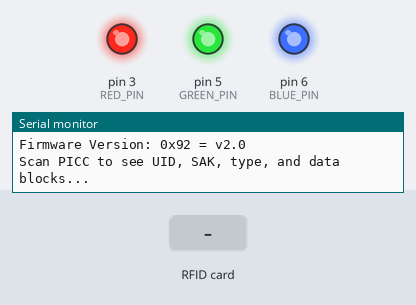
This sketch was run on a simulated Arduino Uno, built with avr-gcc and run on an emulated ATmega328P. Shown: output pins drawn as LEDs (lit = HIGH), the last lines printed to the serial monitor. The inputs (shaded band) are chosen by the test bench. Pins used as bus, display or sensor lines are not drawn.

Above: at 1.2 s.
1.3 s: RFID card 5E 7A 19 C4 held to the reader
At 1.81 s:
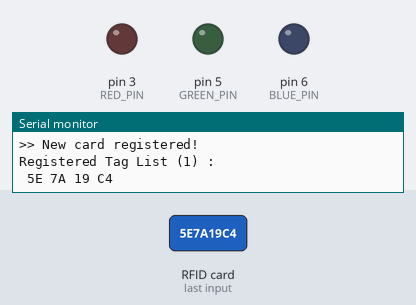
At 2.42 s:
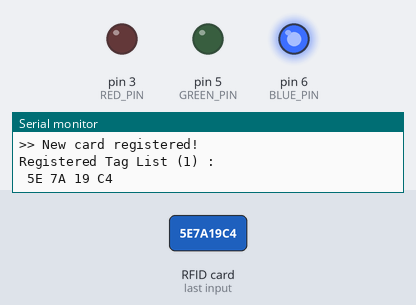
4.3 s: RFID card 5E 7A 19 C4 held to the reader
At 5.43 s:
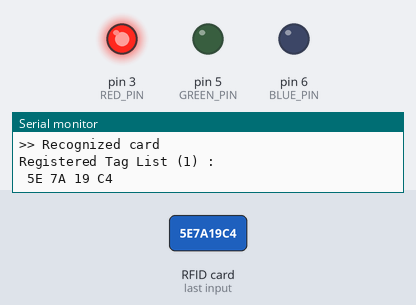
Timing chart, 0 to 7.3 s (numbered marks = the images above; inputs shaded):
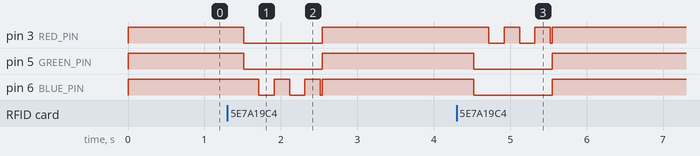

Measured:
- after the input at 1.3 s, pin 3 (RED_PIN), pin 5 (GREEN_PIN): HIGH → LOW after 0.21 s, → HIGH 1.0 s later; pin 6 (BLUE_PIN): goes LOW 0.20 s, HIGH 0.20 s, LOW 0.20 s, HIGH 0.20 s, LOW 0.03 s, then HIGH, starting after 0.41 s
- after the input at 4.3 s, pin 3 (RED_PIN): goes LOW 0.20 s, HIGH 0.20 s, LOW 0.20 s, HIGH 0.20 s, LOW 0.03 s, then HIGH, starting after 0.42 s; pin 5 (GREEN_PIN), pin 6 (BLUE_PIN): HIGH → LOW after 0.22 s, → HIGH 1.0 s later

The sketch:

rfid_practice.ino
```cpp
#include <SPI.h>
#include <MFRC522.h>
#include <List.hpp>

#define RST_PIN    9
#define SS_PIN     10

#define RED_PIN    3  // blue
#define GREEN_PIN  5
#define BLUE_PIN   6  // red

List<MFRC522::Uid> tag_list;
MFRC522 mfrc522(SS_PIN, RST_PIN);

// 깜빡임 상태
bool isBlinking = false;
unsigned long lastBlinkTime = 0;
int blinkCount = 0;
bool ledOn = false;
enum BlinkColor { NONE, BLUE, RED };
BlinkColor currentColor = NONE;

void setLEDColor(int r, int g, int b) {
  analogWrite(RED_PIN,   r);
  analogWrite(GREEN_PIN, g);
  analogWrite(BLUE_PIN,  b);
}

void blinkLED(BlinkColor color) {
  // 이전 깜빡임을 덮어쓰고 새로 시작
  isBlinking = true;
  blinkCount = 0;
  ledOn = false;
  currentColor = color;
  lastBlinkTime = millis();
}

void updateLED() {
  static bool ledSet = false;

  if (!isBlinking) {
    if (!ledSet) {
      setLEDColor(255, 255, 255); // 기본 흰색 유지
      ledSet = true;
    }
    return;
  } else {
    ledSet = false;
  }

  if (millis() - lastBlinkTime >= 200) {
    lastBlinkTime = millis();
    ledOn = !ledOn;

    if (ledOn) {
      if (currentColor == BLUE)
        setLEDColor(0, 0, 255);  // 파란색
      else if (currentColor == RED)
        setLEDColor(255, 0, 0);  // 빨간색
    } else {
      setLEDColor(0, 0, 0); // 꺼짐
      blinkCount++;
      if (blinkCount >= 3) {
        isBlinking = false;
        currentColor = NONE;
      }
    }
  }
}

void setup() {
  Serial.begin(9600);
  while (!Serial);

  pinMode(RED_PIN, OUTPUT);
  pinMode(GREEN_PIN, OUTPUT);
  pinMode(BLUE_PIN, OUTPUT);

  setLEDColor(255, 255, 255); // 기본 흰색

  SPI.begin();
  mfrc522.PCD_Init();
  delay(4);
  mfrc522.PCD_DumpVersionToSerial();
  Serial.println(F("Scan PICC to see UID, SAK, type, and data blocks..."));
}

void loop() {
  updateLED(); // LED 상태 갱신은 항상

  if (!mfrc522.PICC_IsNewCardPresent()) return;
  if (!mfrc522.PICC_ReadCardSerial()) return;

  Serial.print("Read UID Tag : ");
  for (byte i = 0; i < mfrc522.uid.size; i++) {
    Serial.print(mfrc522.uid.uidByte[i] < 0x10 ? " 0" : " ");
    Serial.print(mfrc522.uid.uidByte[i], HEX);
  }
  Serial.println();

  bool registered = false;
  for (int i = 0; i < tag_list.getSize(); i++) {
    if (memcmp(tag_list.get(i).uidByte, mfrc522.uid.uidByte, 4) == 0) {
      registered = true;
      break;
    }
  }

  if (!registered) {
    tag_list.addLast(mfrc522.uid);
    Serial.println(">> New card registered!");
    blinkLED(BLUE); // 신규 등록: 빨간색 깜빡임
  } else {
    Serial.println(">> Recognized card");
    blinkLED(RED); // 기존 등록: 파란색 깜빡임
  }

  Serial.print("Registered Tag List (");
  Serial.print(tag_list.getSize());
  Serial.println(") :");

  for (int i = 0; i < tag_list.getSize(); i++) {
    for (byte j = 0; j < 4; j++) {
      Serial.print(tag_list.get(i).uidByte[j] < 0x10 ? " 0" : " ");
      Serial.print(tag_list.get(i).uidByte[j], HEX);
    }
    Serial.println();
  }

  mfrc522.PICC_HaltA(); // 통신 종료
}
```
